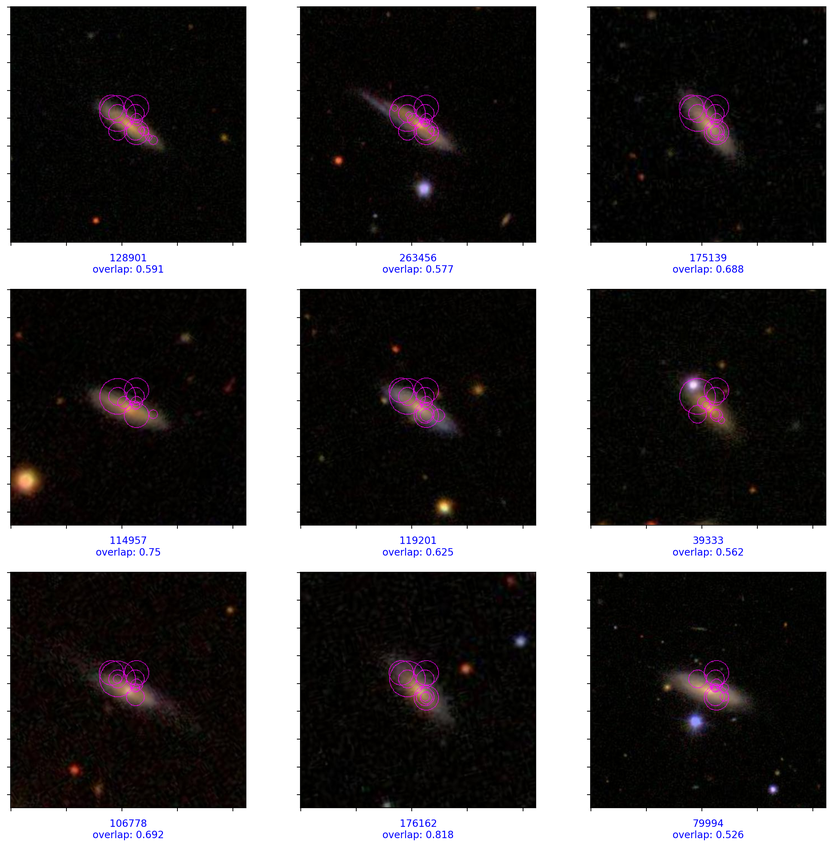
#> input picture data/images/structures_examples/r2_l1000,vv_1000_15-1.png, 833 x 847 px, shrunk from 2357 x 2395 before the run, given in place of structures_examples, which was not available
$ jupyter execute Histogramas.ipynb
#> lines starting #> are read from the running program, lines starting #| are printed output that depends on the picture; pictures that were not available may be replaced by others from this repository, and a replacement may not be noted
[cell 1]
from os import path, scandir

#Obtiene una lista con la ruta de cada archivo en el directorio dado
def lectura_img(path_img):
    if path.exists(path_img):
        return [archivo.path for archivo in scandir(path_img)]
    else:
        print("La ruta especificada no existe")
        return list()

[cell 2]
path_images = r"C:\Users\Dell\Documents\GitHub\minIA\images"
list_path_images = lectura_img(path_images)

[cell 3]
from skimage import io
import matplotlib.pyplot as plt

for filename in list_path_images:
    image = io.imread(filename)
#> image is the input picture: shape (847, 833, 4); mean R, G, B, A 7.4, 5.1, 7.3, 182.5

    col=[0,1,2,]

    for i  in col:
        plt.hist(image[:,:,i].ravel(), bins=256)
        plt.xlabel('Intensidad')
        plt.ylabel('No. de pixeles')
        plt.show()
#> this loop made 3 passes
#> pass 1, `plt.show()`:
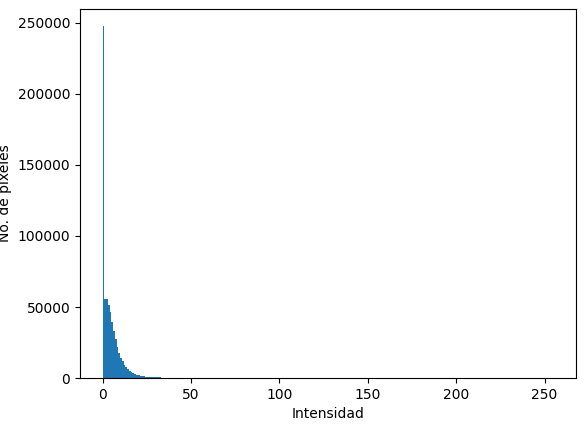
#> figure drawn by matplotlib, 1 panel; tallest bar 247469 high, from x = 0 to 0.996
#> pass 2, `plt.show()`:
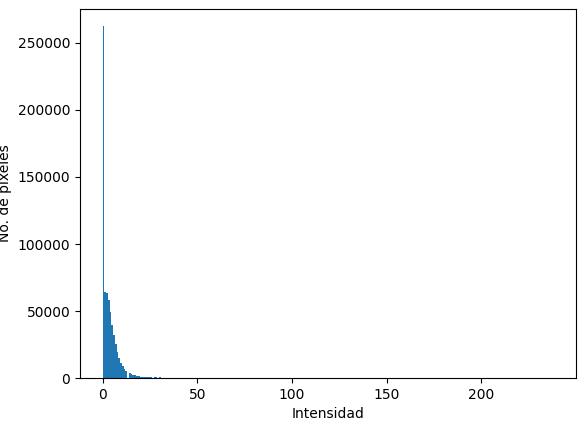
#> figure drawn by matplotlib, 1 panel; tallest bar 262367 high, from x = 0 to 0.93

[cell 4]
from skimage import io
import matplotlib.pyplot as plt

for filename in list_path_images:
    image = io.imread(filename)
    plt.hist(image[:,:,0].ravel(), bins = 256, color = 'red', alpha = 0.5)
    plt.xlabel('Intensity Value')
    plt.ylabel('Count')
    plt.legend(['Red_Channel'])
    plt.show()
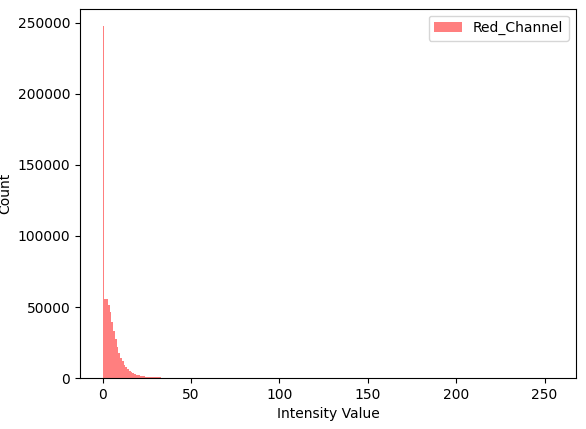
#> figure drawn by matplotlib, 1 panel; tallest bar 247469 high, from x = 0 to 0.996
